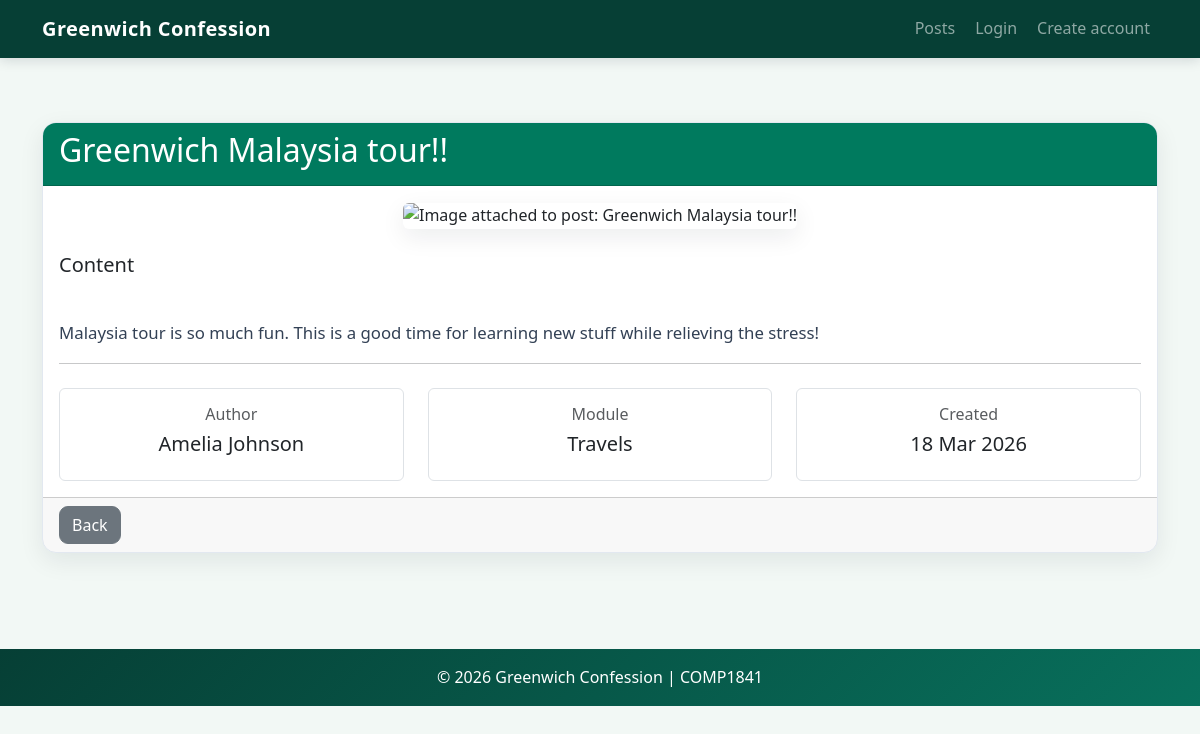
Page /?controller=posts&action=show&id=8 on the committed database.
### tables this page shows
CREATE TABLE `posts` (
  `id` int(10) unsigned NOT NULL AUTO_INCREMENT,
  `user_id` int(10) unsigned NOT NULL,
  `module_id` int(10) unsigned DEFAULT NULL,
  `title` varchar(220) NOT NULL,
  `body` text NOT NULL,
  `image_path` varchar(255) DEFAULT NULL,
  `created_at` timestamp NOT NULL DEFAULT current_timestamp(),
  `updated_at` timestamp NOT NULL DEFAULT current_timestamp() ON UPDATE current_timestamp(),
  PRIMARY KEY (`id`),
  KEY `fk_posts_user` (`user_id`),
  KEY `fk_posts_module` (`module_id`),
  CONSTRAINT `fk_posts_module` FOREIGN KEY (`module_id`) REFERENCES `modules` (`id`) ON DELETE SET NULL,
  CONSTRAINT `fk_posts_user` FOREIGN KEY (`user_id`) REFERENCES `users` (`id`)
);

CREATE TABLE `users` (
  `id` int(10) unsigned NOT NULL AUTO_INCREMENT,
  `name` varchar(120) NOT NULL,
  `email` varchar(160) NOT NULL,
  `password_hash` varchar(255) NOT NULL,
  `is_admin` tinyint(1) NOT NULL DEFAULT 0,
  `created_at` timestamp NOT NULL DEFAULT current_timestamp(),
  PRIMARY KEY (`id`),
  UNIQUE KEY `email` (`email`)
);

### app/Controllers/PostsController.php (called while the page is built, shortened)
<?php
require_once __DIR__ . '/../Models/Post.php';
class PostsController
{
    private Post $postModel;
    public function __construct()
    {
        $this->postModel = new Post();
    }
    public function show(int $id): void
    {
        $post = $this->postModel->getById($id);
        require __DIR__ . '/../Views/posts/show.php';
    }
}

### app/Models/Post.php (called while the page is built, shortened)
<?php
require_once __DIR__ . '/../Core/Database.php';
class Post
{
    private PDO $connection;
    public function __construct()
    {
        $database = new Database();
        $this->connection = $database->connect();
    }
    public function getById(int $id): array | false
    {
        $sql = "SELECT posts.id,
                       posts.user_id,
                       posts.module_id,
                       posts.title,
                       posts.body AS content,
                       SUBSTRING_INDEX(posts.image_path, '/', -1) AS image,
                       posts.created_at,
                       users.name AS username,
                       COALESCE(modules.module_name, 'General') AS module_name
                FROM posts
                INNER JOIN users ON posts.user_id = users.id
                LEFT JOIN modules ON posts.module_id = modules.id
                WHERE posts.id = :id";
        $statement = $this->connection->prepare($sql);
        $statement->bindParam(':id', $id, PDO::PARAM_INT);
        $statement->execute();
        return $statement->fetch();
    }
}

### app/Core/Database.php (called while the page is built, shortened)
<?php
class Database
{
    private $connection;
    public function connect()
    {
        if ($this->connection == null) {
            try {
                $dsn = 'mysql:host=' . DB_HOST .
                    ';port=' . DB_PORT .
                    ';dbname=' . DB_NAME .
                    ';charset=utf8mb4';
                $this->connection = new PDO (
                    $dsn,
                    DB_USER,
                    DB_PASS
                );
                $this->connection->setAttribute(
                    PDO::ATTR_ERRMODE,
                    PDO::ERRMODE_EXCEPTION
                );
                $this->connection->setAttribute(
                    PDO::ATTR_DEFAULT_FETCH_MODE,
                    PDO::FETCH_ASSOC
                );
            } catch (PDOException $e) {
                throw new RuntimeException('Database connection failed:' . $e->getMessage(), 0, $e);
            }
        }
        return $this->connection;
    }
}

### app/Views/posts/show.php (the view)
<?php require __DIR__ . '/../layouts/header.php';
?>
<div class = "container py-5">
    <div class = "card shadow">
        <div class = "card-header bg-primary text-white">
            <h2><?= htmlspecialchars($post['title']) ?></h2>
        </div>
        <div class = "card-body">
            <?php if (!empty($post['image'])): ?>
                <div class = "text-center mb-4">
                    <img
                        src = "uploads/<?= htmlspecialchars($post['image']) ?>"
                        alt = "Image attached to post: <?= htmlspecialchars($post['title']) ?>"
                        class = "img-fluid rounded shadow"
                        style = "max-height:400px;">
                </div>
            <?php endif; ?>
            <h5>Content</h5>
            <p class = "mt-3 post-content">
                <?=  nl2br(htmlspecialchars($post['content'])) ?>
            </p>
            <hr>
            <div class = "row text-center mt-4">
                <div class = "col-md-4">
                    <div class = "border rounded p-3">
                        <h6 class = "text-muted">Author</h6>
                        <h5><?= htmlspecialchars($post['username']) ?></h5>
                    </div>
                </div>
                <div class = "col-md-4">
                    <div class = "border rounded p-3">
                        <h6 class = "text-muted">Module</h6>
                        <h5><?= htmlspecialchars($post['module_name']) ?></h5>
                    </div>
                </div>
                <div class = "col-md-4">
                    <div class = "border rounded p-3">
                        <h6 class = "text-muted">Created</h6>
                        <h5><?= date('d M Y', strtotime($post['created_at'])) ?></h5>
                    </div>
                </div>
            </div>
        </div>
        <div class = "card-footer d-flex justify-content-between align-items-center">
            <a
                href = "?controller=home&action=index"
                class = "btn btn-secondary">
                Back
            </a>
        </div>
    </div>
</div>
<?php require __DIR__ . '/../layouts/footer.php'; ?>

### public/css/style.css (style rules this page uses)
:root { --primary: #007a5e; --primary-dark: #005c47; --dark: #063f35; --muted: #64748b; --background: #f2f8f5; --border: #e2e8f0; --radius: 14px; }
body { background: var(--background); color: #1e293b; font-family: "Segoe UI", Arial, sans-serif; line-height: 1.6; }
.card { border: 1px solid var(--border); border-radius: var(--radius); overflow: hidden; }
.card-header { font-weight: 600; }
.shadow, .shadow-sm, .shadow-lg { box-shadow: 0 8px 24px rgba(15, 23, 42, 0.08) !important; }
.btn { border-radius: 9px; font-weight: 500; transition: transform 0.15s ease, box-shadow 0.15s ease; }
img { max-width: 100%; }
.post-content { white-space: pre-line; color: #334155; font-size: 1.05rem; }
.bg-primary { background-color: var(--primary) !important; }

### rows in the picture
posts: title "Greenwich Malaysia tour!!", body "Malaysia tour is so much fun. This is a good time for learning new stuff while relieving the stress!", user.name "Amelia Johnson", created_at "18 Mar 2026"

### other values in the picture
$post['module_name'] "Travels"
